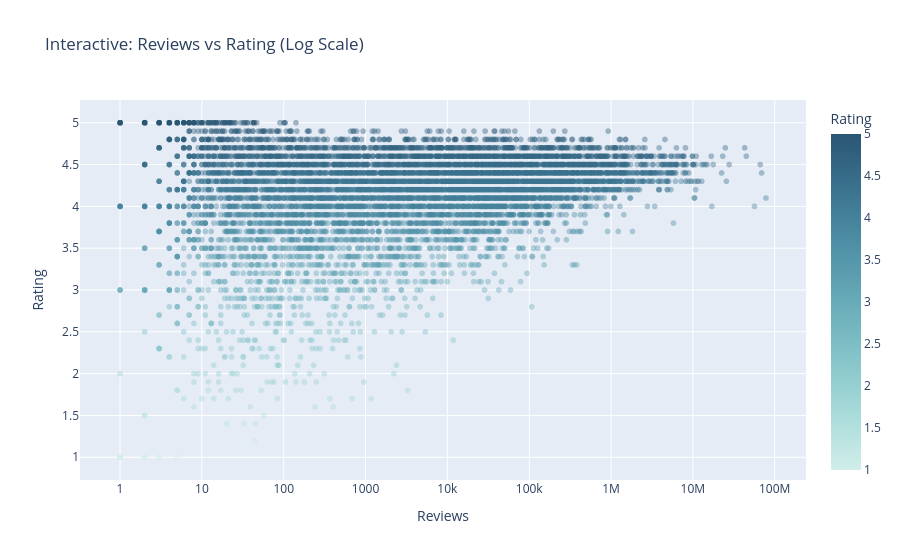

Source (notebook cell):
### Code cell
# 2. Plotly Interactive Scatter Plot: Reviews vs Rating
fig_scatter = px.scatter(
    apps_df.dropna(subset=['Reviews', 'Rating']),
    x='Reviews', 
    y='Rating', 
    color='Rating',
    log_x=True,
    opacity=0.4,
    title='Interactive: Reviews vs Rating (Log Scale)',
    color_continuous_scale='Teal',
    hover_data=['App']
)
fig_scatter.show()

### Figure 1 — Plotly figure (JSON) as saved in the notebook; plotly's stock layout.template omitted (floating-point values rounded to 4 significant figures; data arrays with more than 128 entries replaced by an {"elided": "..."} marker saying what was removed)
{"data": [{"customdata": {"elided": "8190x1 str values"}, "hovertemplate": "Reviews=%{x}<br>Rating=%{marker.color}<br>App=%{customdata[0]}<extra></extra>", "legendgroup": "", "marker": {"color": {"elided": "8190 float values"}, "coloraxis": "coloraxis", "opacity": 0.4, "symbol": "circle"}, "mode": "markers", "name": "", "showlegend": false, "type": "scattergl", "x": {"elided": "8190 int values"}, "xaxis": "x", "y": {"elided": "8190 float values"}, "yaxis": "y"}], "layout": {"coloraxis": {"colorbar": {"title": {"text": "Rating"}}, "colorscale": [[0, "rgb(209, 238, 234)"], [0.1667, "rgb(168, 219, 217)"], [0.3333, "rgb(133, 196, 201)"], [0.5, "rgb(104, 171, 184)"], [0.6667, "rgb(79, 144, 166)"], [0.8333, "rgb(59, 115, 143)"], [1, "rgb(42, 86, 116)"]]}, "legend": {"tracegroupgap": 0}, "title": {"text": "Interactive: Reviews vs Rating (Log Scale)"}, "xaxis": {"anchor": "y", "domain": [0, 1], "title": {"text": "Reviews"}, "type": "log"}, "yaxis": {"anchor": "x", "domain": [0, 1], "title": {"text": "Rating"}}}}
